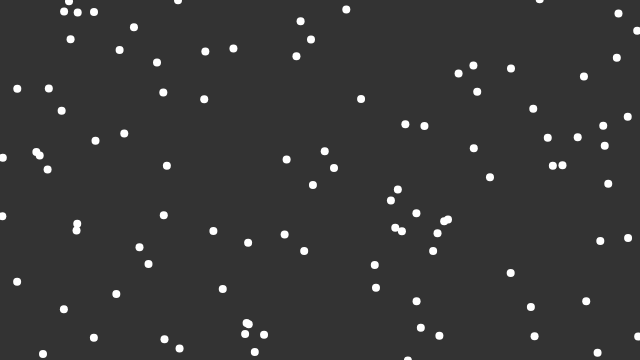
Frame 1 (no input)
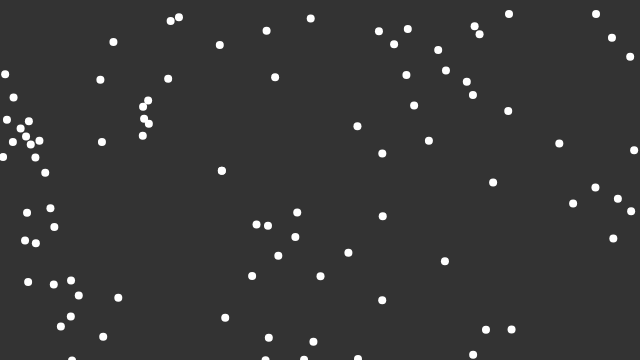
Frame 60 (no input)
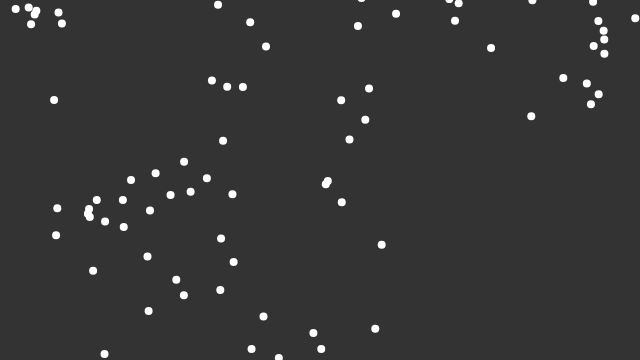
Frame 120 (the mouse pressed at the canvas centre since frame 60)

The p5.js sketch that drew these frames (run headless with seeded random() and noise() and a simulated clock; from frame 60 on, the mouse is pressed at the canvas centre):

// p5.js sketch
// ── sketch.js
const flock = [];
const numBoids = 100;

let alignSlider, cohesionSlider, separationSlider;

function setup() {
  createCanvas(640, 360);
  alignSlider = createSlider(0, 5, 1, 0.1);
  cohesionSlider = createSlider(0, 5, 1, 0.1);
  separationSlider = createSlider(0, 5, 1, 0.1);
  for (let i = 0; i < numBoids; i++) {
    flock.push(new Boid());
  }
}

function draw() {
  background(51);

  for (let boid of flock) {
    boid.edges();
    boid.flock(flock);
    boid.update();
    boid.show();
  }
}
// ── boid.js
class Boid {
  constructor() {
    this.position = createVector(random(width), random(height));
    this.velocity = p5.Vector.random2D();
    this.velocity.setMag(random(1, 2));
    this.acceleration = createVector();
    this.maxForce = 0.05;
    this.maxSpeed = 4;
  }

  //Wraparound the boids
  edges() {
    if (this.position.x > width) {
      this.position.x = 0;
    } else if (this.position.x < 0) {
      this.position.x = width;
    }
    if (this.position.y > height) {
      this.position.y = 0;
    } else if (this.position.y < 0) {
      this.position.x = height;
    }
  }

  //boid steers towards average velocity of local boids
  align(boids) {
    let perception = 50;
    let steering = createVector();
    let total = 0;
    for (let other of boids) {
      let d = dist(
        this.position.x,
        this.position.y,
        other.position.x,
        other.position.y
      );
      if (other != this && d < perception) {
        steering.add(other.velocity);
        total++;
      }
    }
    if (total > 0) {
      steering.div(total);
      steering.setMag(this.maxSpeed);
      steering.sub(this.velocity);
      steering.limit(this.maxForce);
    }
    return steering;
  }

  cohesion(boids) {
    let perception = 50;
    let steering = createVector();
    let total = 0;
    for (let other of boids) {
      let d = dist(
        this.position.x,
        this.position.y,
        other.position.x,
        other.position.y
      );
      if (other != this && d < perception) {
        steering.add(other.position);
        total++;
      }
    }
    if (total > 0) {
      steering.div(total);
      steering.sub(this.position);
      steering.setMag(this.maxSpeed);
      steering.sub(this.velocity);
      steering.limit(this.maxForce);
    }
    return steering;
  }

  separation(boids) {
    let perception = 50;
    let steering = createVector();
    let total = 0;
    for (let other of boids) {
      let d = dist(
        this.position.x,
        this.position.y,
        other.position.x,
        other.position.y
      );
      if (other != this && d < perception) {
        let diff = p5.Vector.sub(this.position, other.position);
        //try d**2 below
        diff.div(d ** 2);
        steering.add(diff);
        total++;
      }
    }
    if (total > 0) {
      steering.div(total);
      steering.setMag(this.maxSpeed);
      steering.sub(this.velocity);
      steering.limit(this.maxForce);
    }
    return steering;
  }

  flock(boids) {
    let alignment = this.align(boids);
    let cohesion = this.cohesion(boids);
    let separation = this.separation(boids);

    alignment.mult(alignSlider.value());
    cohesion.mult(cohesionSlider.value());
    separation.mult(separationSlider.value());

    this.acceleration.add(alignment);
    this.acceleration.add(cohesion);
    this.acceleration.add(separation);
  }

  update() {
    this.position.add(this.velocity);
    this.velocity.add(this.acceleration);
    this.velocity.limit(this.maxSpeed);
    this.acceleration.mult(0);
  }

  show() {
    strokeWeight(8);
    stroke(255);
    point(this.position.x, this.position.y);
  }
}

/*
  Separation: steer to avoid crowding local flockmates
  Alignment: steer towards the average heading of local flockmates
  Cohesion: steer to move toward the average position of local flockmates
*/
